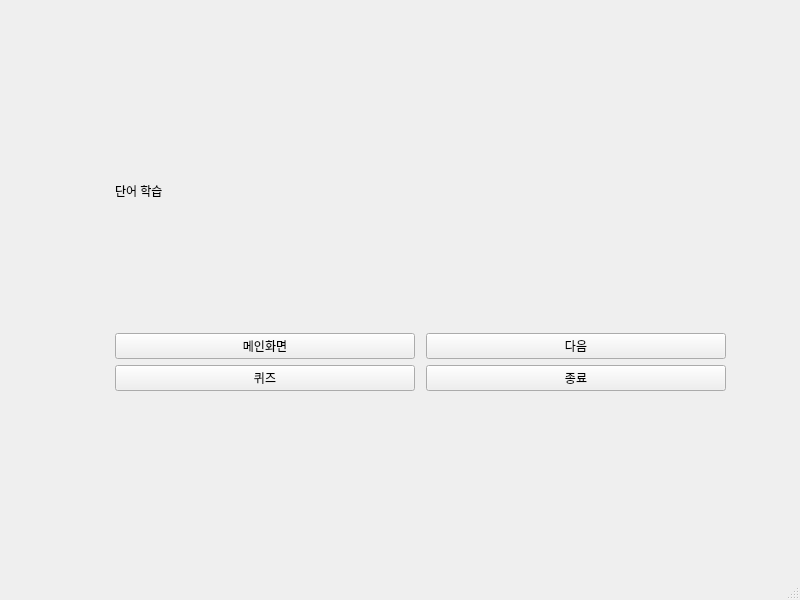
<?xml version="1.0" encoding="UTF-8"?>
<ui version="4.0">
 <class>MainWindow</class>
 <widget class="QMainWindow" name="MainWindow">
  <property name="geometry">
   <rect>
    <x>0</x>
    <y>0</y>
    <width>800</width>
    <height>600</height>
   </rect>
  </property>
  <property name="windowTitle">
   <string>MainWindow</string>
  </property>
  <widget class="QWidget" name="centralwidget">
   <widget class="QStackedWidget" name="stacked_widget">
    <property name="geometry">
     <rect>
      <x>80</x>
      <y>40</y>
      <width>671</width>
      <height>461</height>
     </rect>
    </property>
    <property name="currentIndex">
     <number>2</number>
    </property>
    <widget class="QWidget" name="page">
     <widget class="QWidget" name="gridLayoutWidget">
      <property name="geometry">
       <rect>
        <x>120</x>
        <y>80</y>
        <width>408</width>
        <height>202</height>
       </rect>
      </property>
      <layout class="QGridLayout" name="gridLayout">
       <item row="2" column="0">
        <widget class="QLabel" name="label_3">
         <property name="text">
          <string>PW</string>
         </property>
        </widget>
       </item>
       <item row="1" column="1">
        <widget class="QTextEdit" name="te_student_id">
         <property name="minimumSize">
          <size>
           <width>300</width>
           <height>50</height>
          </size>
         </property>
         <property name="html">
          <string>&lt;!DOCTYPE HTML PUBLIC &quot;-//W3C//DTD HTML 4.0//EN&quot; &quot;http://www.w3.org/TR/REC-html40/strict.dtd&quot;&gt;
&lt;html&gt;&lt;head&gt;&lt;meta name=&quot;qrichtext&quot; content=&quot;1&quot; /&gt;&lt;style type=&quot;text/css&quot;&gt;
p, li { white-space: pre-wrap; }
&lt;/style&gt;&lt;/head&gt;&lt;body style=&quot; font-family:'Gulim'; font-size:9pt; font-weight:400; font-style:normal;&quot;&gt;
&lt;p style=&quot;-qt-paragraph-type:empty; margin-top:0px; margin-bottom:0px; margin-left:0px; margin-right:0px; -qt-block-indent:0; text-indent:0px; font-family:'Ubuntu'; font-size:11pt;&quot;&gt;&lt;br /&gt;&lt;/p&gt;&lt;/body&gt;&lt;/html&gt;</string>
         </property>
        </widget>
       </item>
       <item row="0" column="0" colspan="2">
        <widget class="QLabel" name="label">
         <property name="text">
          <string>영어 단어 학습 프로그램</string>
         </property>
        </widget>
       </item>
       <item row="1" column="0">
        <widget class="QLabel" name="label_2">
         <property name="text">
          <string>ID</string>
         </property>
        </widget>
       </item>
       <item row="2" column="1">
        <widget class="QTextEdit" name="te_student_pw">
         <property name="minimumSize">
          <size>
           <width>300</width>
           <height>50</height>
          </size>
         </property>
        </widget>
       </item>
       <item row="3" column="0">
        <widget class="QPushButton" name="btn_student_exit">
         <property name="minimumSize">
          <size>
           <width>100</width>
           <height>0</height>
          </size>
         </property>
         <property name="maximumSize">
          <size>
           <width>100</width>
           <height>50</height>
          </size>
         </property>
         <property name="text">
          <string>종료</string>
         </property>
        </widget>
       </item>
       <item row="3" column="1">
        <widget class="QPushButton" name="btn_student_login">
         <property name="minimumSize">
          <size>
           <width>100</width>
           <height>50</height>
          </size>
         </property>
         <property name="maximumSize">
          <size>
           <width>100</width>
           <height>50</height>
          </size>
         </property>
         <property name="text">
          <string>로그인</string>
         </property>
        </widget>
       </item>
      </layout>
     </widget>
    </widget>
    <widget class="QWidget" name="page_2">
     <widget class="QWidget" name="gridLayoutWidget_2">
      <property name="geometry">
       <rect>
        <x>30</x>
        <y>80</y>
        <width>621</width>
        <height>281</height>
       </rect>
      </property>
      <layout class="QGridLayout" name="gridLayout_2">
       <item row="0" column="0">
        <widget class="QLabel" name="label_4">
         <property name="text">
          <string>단어 학습</string>
         </property>
        </widget>
       </item>
       <item row="1" column="1">
        <widget class="QPushButton" name="btn_select_quiz">
         <property name="text">
          <string>선택</string>
         </property>
        </widget>
       </item>
       <item row="0" column="1">
        <widget class="QLabel" name="label_5">
         <property name="text">
          <string>퀴즈</string>
         </property>
        </widget>
       </item>
       <item row="1" column="2">
        <widget class="QPushButton" name="btn_select_consulting">
         <property name="text">
          <string>선택</string>
         </property>
        </widget>
       </item>
       <item row="0" column="2">
        <widget class="QLabel" name="label_6">
         <property name="text">
          <string>상담</string>
         </property>
        </widget>
       </item>
       <item row="1" column="0">
        <widget class="QPushButton" name="btn_select_learning">
         <property name="text">
          <string>선택</string>
         </property>
        </widget>
       </item>
       <item row="2" column="0">
        <widget class="QPushButton" name="btn_select_login">
         <property name="text">
          <string>이전</string>
         </property>
        </widget>
       </item>
      </layout>
     </widget>
    </widget>
    <widget class="QWidget" name="page_3">
     <widget class="QWidget" name="gridLayoutWidget_3">
      <property name="geometry">
       <rect>
        <x>30</x>
        <y>70</y>
        <width>621</width>
        <height>281</height>
       </rect>
      </property>
      <layout class="QGridLayout" name="gridLayout_3">
       <item row="2" column="1">
        <widget class="QPushButton" name="btn_learning_next">
         <property name="text">
          <string>다음</string>
         </property>
        </widget>
       </item>
       <item row="2" column="0">
        <widget class="QPushButton" name="btn_learning_main">
         <property name="text">
          <string>메인화면</string>
         </property>
        </widget>
       </item>
       <item row="1" column="1">
        <widget class="QLabel" name="lbl_learning_meaning">
         <property name="maximumSize">
          <size>
           <width>300</width>
           <height>50</height>
          </size>
         </property>
         <property name="text">
          <string/>
         </property>
        </widget>
       </item>
       <item row="1" column="0">
        <widget class="QLabel" name="lbl_learning_word">
         <property name="maximumSize">
          <size>
           <width>300</width>
           <height>50</height>
          </size>
         </property>
         <property name="text">
          <string/>
         </property>
        </widget>
       </item>
       <item row="3" column="1">
        <widget class="QPushButton" name="btn_learning_exit">
         <property name="text">
          <string>종료</string>
         </property>
        </widget>
       </item>
       <item row="3" column="0">
        <widget class="QPushButton" name="btn_goto_quiz">
         <property name="text">
          <string>퀴즈</string>
         </property>
        </widget>
       </item>
       <item row="0" column="0" colspan="2">
        <widget class="QLabel" name="label_7">
         <property name="text">
          <string>단어 학습</string>
         </property>
        </widget>
       </item>
      </layout>
     </widget>
    </widget>
    <widget class="QWidget" name="page_4">
     <widget class="QWidget" name="gridLayoutWidget_4">
      <property name="geometry">
       <rect>
        <x>20</x>
        <y>80</y>
        <width>621</width>
        <height>281</height>
       </rect>
      </property>
      <layout class="QGridLayout" name="gridLayout_5">
       <item row="2" column="1">
        <widget class="QPushButton" name="btn_learning_next_3">
         <property name="text">
          <string>다음</string>
         </property>
        </widget>
       </item>
       <item row="2" column="0">
        <widget class="QPushButton" name="btn_learning_before_3">
         <property name="text">
          <string>이전</string>
         </property>
        </widget>
       </item>
       <item row="1" column="0">
        <widget class="QLabel" name="te_quiz_word">
         <property name="maximumSize">
          <size>
           <width>300</width>
           <height>50</height>
          </size>
         </property>
         <property name="text">
          <string/>
         </property>
        </widget>
       </item>
       <item row="3" column="1">
        <widget class="QPushButton" name="btn_learning_exit_3">
         <property name="text">
          <string>종료</string>
         </property>
        </widget>
       </item>
       <item row="3" column="0">
        <widget class="QPushButton" name="btn_learning_main_3">
         <property name="text">
          <string>메인화면</string>
         </property>
        </widget>
       </item>
       <item row="1" column="1">
        <widget class="QTextEdit" name="te_quiz_meaning">
         <property name="maximumSize">
          <size>
           <width>300</width>
           <height>50</height>
          </size>
         </property>
        </widget>
       </item>
       <item row="0" column="0" colspan="2">
        <widget class="QLabel" name="label_9">
         <property name="text">
          <string>퀴즈</string>
         </property>
        </widget>
       </item>
      </layout>
     </widget>
    </widget>
   </widget>
  </widget>
  <widget class="QMenuBar" name="menubar">
   <property name="geometry">
    <rect>
     <x>0</x>
     <y>0</y>
     <width>800</width>
     <height>22</height>
    </rect>
   </property>
  </widget>
  <widget class="QStatusBar" name="statusbar"/>
 </widget>
 <resources/>
 <connections/>
</ui>
